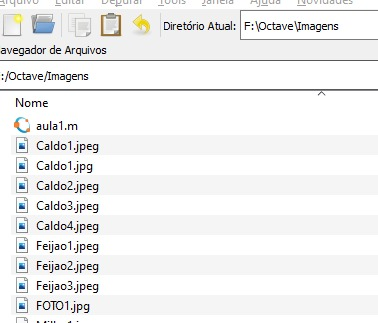
%> input picture WhatsApp Image 2022-08-02 at 22.45.31.jpeg, 378 x 323 px, given in place of negativo.jpg, which was not available
$ octave claroEscuroIhosana.m   (GNU Octave 9; MATLAB toolbox functions it lacks are replaced by stand-ins)
%> lines starting %> are read from the running program, lines starting %| are printed output that depends on the picture; pictures that were not available may be replaced by others from this repository, and a replacement may not be noted
clear all %fechar todas as vari醰eis
close all %fechar as janelas abertas

op='s';

while (op=='s')
  numero = input("Digite a porcentagem para escurecer/clarear a imagem: ");
%> the answer given: 100
  if(numero>0)
    val =(numero/100)+1;
  else
    val =1-abs(numero/100);
  endif
  val
  im = imread('D:\EAJ\2021\2021.2\PDI\Aulas\Aula 2-Imagens Coloridas\negativo.jpg');
%> im is the input picture: size 323x378x3 uint8; mean R, G, B 240.9, 241.1, 241
  figure('Name','Imagem Original')
  imshow(im)

  im2=uint8(im * val);
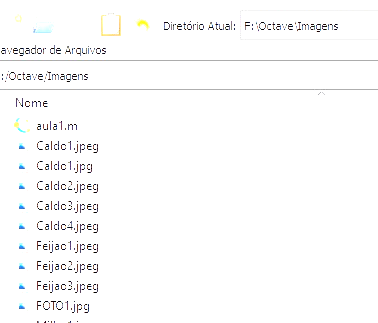
%> im2: size 323x378x3 uint8; mean R, G, B 250.6, 250.6, 250.7
  figure('Name','Imagem Transformada')
  imshow(im2)

  numero = input("Digite uma nova porcentagem para escurecer/clarear a imagem: ");
%> the answer given: 100
  if(numero>0)
    val =(numero/100)+1;
  else
    val =1-abs(numero/100);
  endif
  val
  im3=uint8(im2 * val);
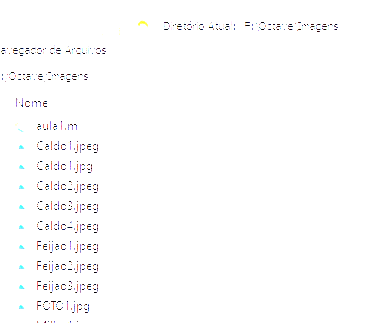
%> im3: size 323x378x3 uint8; mean R, G, B 252.6, 252.4, 252.6
  figure('Name','Imagem Transformada 2')
  imshow(im3)


%> (the run ends here)

$ run again, on WhatsApp Image 2022-08-02 at 22.51.58.jpeg
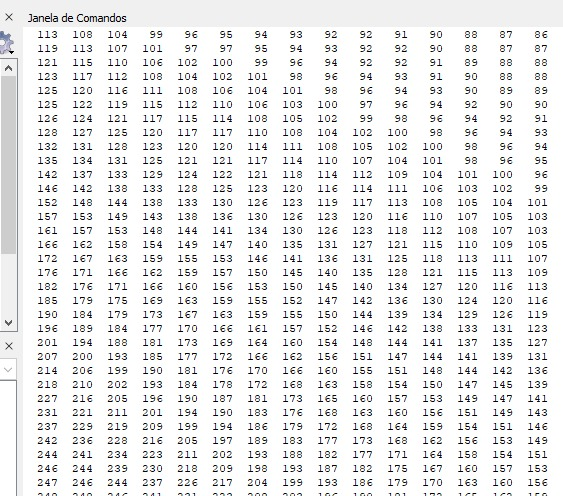
%> input picture WhatsApp Image 2022-08-02 at 22.51.58.jpeg, 563 x 496 px, given in place of negativo.jpg, which was not available
%> im is the input picture: size 496x563x3 uint8; mean R, G, B 235.7, 236, 235.9
%> `im2=uint8(im * val);`:
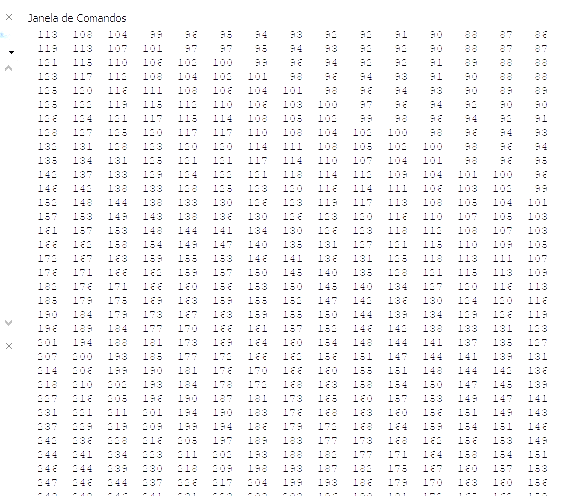
%> im2: size 496x563x3 uint8; mean R, G, B 245.7, 245.3, 246
%> `im3=uint8(im2 * val);`:
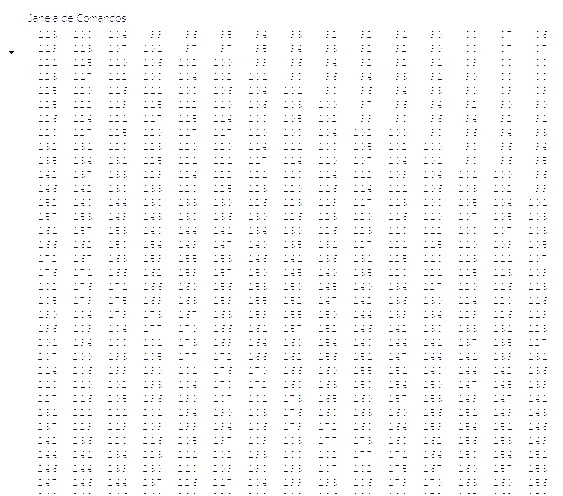
%> im3: size 496x563x3 uint8; mean R, G, B 249.1, 249, 249.5

$ run again, on WhatsApp Image 2022-08-03 at 10.59.36.jpeg
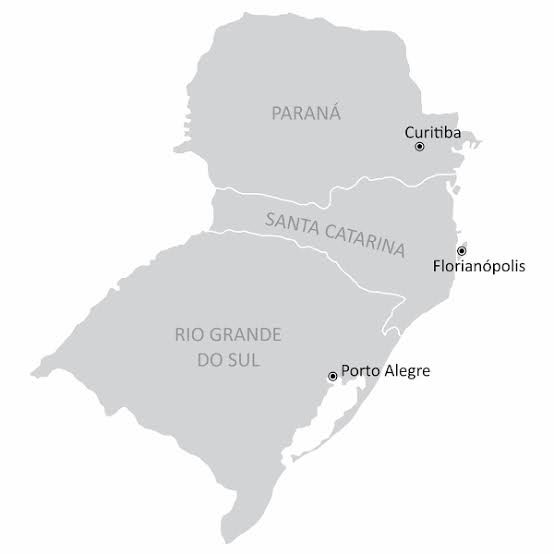
%> input picture WhatsApp Image 2022-08-03 at 10.59.36.jpeg, 554 x 554 px, given in place of negativo.jpg, which was not available
%> im is the input picture: size 554x554x3 uint8; mean R, G, B 236.6, 236.9, 237.7
%> `im2=uint8(im * val);`:
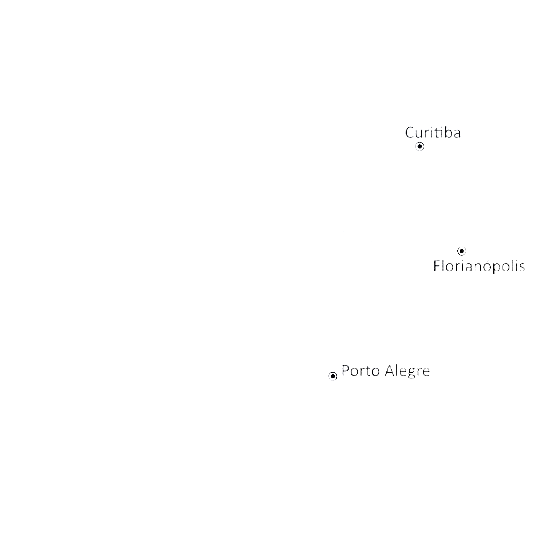
%> im2: size 554x554x3 uint8; mean R, G, B 254.6, 254.6, 254.6
